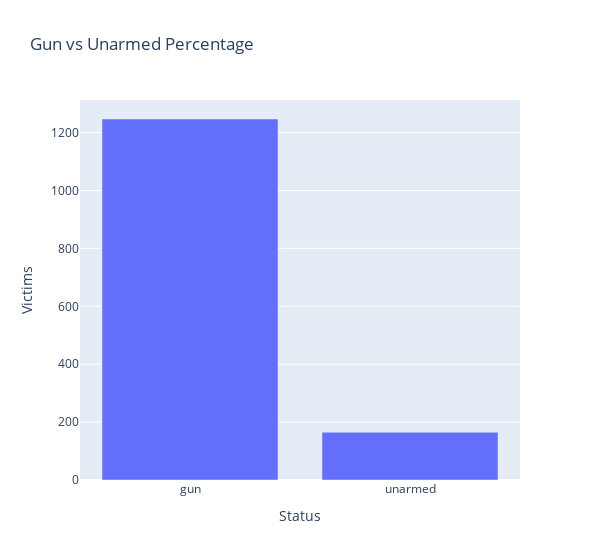

Write notebook code for a chart like this one.
### Code cell
bar = px.bar(x = gun_vs_unarmed.index,
             y = gun_vs_unarmed,
             title='Gun vs Unarmed Percentage',
             color_continuous_scale='Agsunset')

bar.update_layout(xaxis_title='Status',
yaxis_title='Victims',
coloraxis_showscale=False,
width = 600)

bar.show()

### Figure 1 — Plotly figure (JSON) as saved in the notebook; plotly's stock layout.template omitted (floating-point values rounded to 4 significant figures)
{"data": [{"alignmentgroup": "True", "hovertemplate": "x=%{x}<br>y=%{y}<extra></extra>", "legendgroup": "", "marker": {"color": "#636efa", "pattern": {"shape": ""}}, "name": "", "offsetgroup": "", "orientation": "v", "showlegend": false, "textposition": "auto", "type": "bar", "x": ["gun", "unarmed"], "xaxis": "x", "y": [1247, 165], "yaxis": "y"}], "layout": {"barmode": "relative", "coloraxis": {"showscale": false}, "legend": {"tracegroupgap": 0}, "title": {"text": "Gun vs Unarmed Percentage"}, "width": 600, "xaxis": {"anchor": "y", "domain": [0, 1], "title": {"text": "Status"}}, "yaxis": {"anchor": "x", "domain": [0, 1], "title": {"text": "Victims"}}}}
